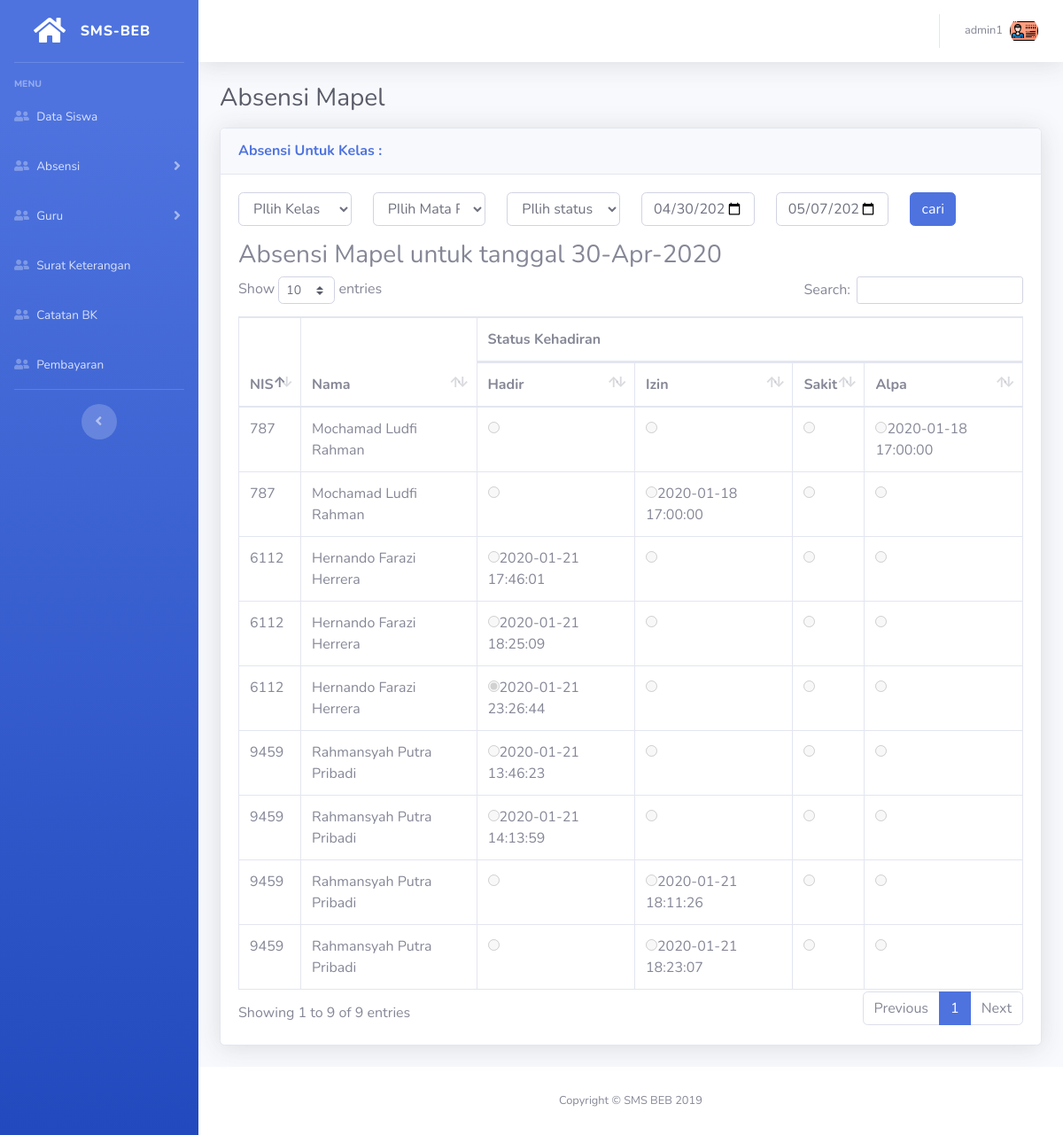
The page /SMSBEB-admin/absensi/_absen-mapel.php (signed in) on the database its author committed.
### tables this page shows
CREATE TABLE `tb_absen_pelajaran` (
  `id` int(6) NOT NULL,
  `nis` varchar(11) NOT NULL,
  `id_kelas` varchar(5) NOT NULL,
  `id_mapel` int(11) NOT NULL,
  `nip` int(11) NOT NULL,
  `jam` tinyint(2) NOT NULL,
  `status_absen` enum('Hadir','Izin','Sakit','Alpha') NOT NULL,
  `tanggal` timestamp NOT NULL DEFAULT current_timestamp()
);

CREATE TABLE `tb_siswa` (
  `nis` varchar(11) NOT NULL,
  `nama` varchar(30) NOT NULL,
  `email` varchar(50) NOT NULL,
  `password` varchar(50) NOT NULL,
  `jenis_kelamin` tinyint(1) NOT NULL,
  `id_kelas` varchar(5) NOT NULL,
  `alamat` varchar(100) NOT NULL,
  `tempat_lahir` varchar(50) NOT NULL,
  `tanggal_lahir` date NOT NULL,
  `no_hp` varchar(13) NOT NULL,
  `kode` enum('User') DEFAULT NULL,
  `foto` varchar(100) NOT NULL
);

### SMSBEB-admin/absensi/_absen-mapel.php (the view, shortened to what this page needs)
<?php
    include "../layout/theme.php";
    ?>
        <div class="container-fluid">
          <div class="d-sm-flex align-items-center justify-content-between mb-3">
            <span class="h3 mb-0 text-gray-800">Absensi Mapel</span>
          </div>
          <div class="card shadow mb-4">
            <div class="card-header py-3">
              <h6 class="m-0 font-weight-bold text-primary">
              Absensi Untuk Kelas : </h6>
            </div>
            <div class="card-body">
              <form action="" method="POST">
                <div class="row">
                  <div class="form-group col-md-2">
                    <select name="kelas" id="" class="form-control">
                    <option value="">PIlih Kelas</option>
                    </select>
                  </div>
                  <div class="form-group col-md-2">
                    <select name="mapel" id="" class="form-control">
                    <option value="">PIlih Mata Pelajaran</option>
                    </select>
                  </div>
                  <div class="form-group col-md-2">
                    <select name="status" id="" class="form-control">
                      <option value="">PIlih status</option>
                    </select>
                  </div>
                  <div class="form-group col-md-4">
                    <div class="row">
                        <div class="col-md-6">
                          <input type="date" name="start_date" value="<?= date("Y-m-d") ?>" placeholder="tanggal awal" class="form-control">
                        </div>
                        <div class="col-md-6">
                          <input type="date" name="end_date"  value="<?= date("Y-m-d", strtotime("+7days")) ?>" placeholder="tanggal akhir" class="form-control">
                        </div>
                    </div>
                  </div>
                  <div class="form-group col-md-1">
                        <input type="submit" name="cari" value="cari" class="btn btn-primary btn-block">
                  </div>
                </div>
              </form>
            <h3>Absensi Mapel untuk tanggal <?= date("d-M-Y") ?></h3>
            <table class="table table-bordered dataTable" id="dataTable">
                <thead>
                  <tr>
                      <th rowspan="2">NIS</th>
                      <th rowspan="2">Nama</th>
                      <th colspan="4">
                          Status Kehadiran
                      </th>
                  </tr>
                  <tr>
                      <th>Hadir</th>
                      <th>Izin</th>
                      <th>Sakit</th>
                      <th>Alpa</th>
                  </tr>
                </thead>
                <tbody>
                <?php
                $where = "";
                    $ql = mysqli_query($koneksi, "SELECT ts.nama, ts.nis, ta.tanggal,ta.status_absen FROM tb_absen_pelajaran ta JOIN tb_siswa ts on ta.nis=ts.nis $where");
                    while($data = mysqli_fetch_array($ql)){
                ?>
                <tr>
                    <td><?= $data["nis"] ?></td>
                    <td><?= $data["nama"] ?></td>
                    <td><input type="radio" name="status_hadir" value="hadir" <?= ($data['status_absen'] == 'Hadir' ? 'checked' : '') ?> disabled><?= ($data['status_absen'] == 'Hadir' ? $data['tanggal'] : '') ?></td>
                    <td><input type="radio" name="status_hadir" value="izin" <?= ($data['status_absen'] == 'Izin' ? 'checked' : '') ?> disabled><?= ($data['status_absen'] == 'Izin' ? $data['tanggal'] : '') ?></td>
                    <td><input type="radio" name="status_hadir" value="sakit" <?= ($data['status_absen'] == 'Sakit' ? 'checked' : '') ?> disabled><?= ($data['status_absen'] == 'Sakit' ? $data['tanggal'] : '') ?></td>
                    <td><input type="radio" name="status_hadir" value="alpa" <?= ($data['status_absen'] == 'Alpha' ? 'checked' : '') ?> disabled><?= ($data['status_absen'] == 'Alpha' ? $data['tanggal'] : '') ?></td>
                </tr>
                    <?php } ?>
                    </tbody>
            </table>
            </div>
          </div>
        </div>
        <?php include "../layout/footer.php" ?>

### rows shown on the page
tb_absen_pelajaran: tb_siswa.nis "787", tb_siswa.nama "Mochamad Ludfi Rahman", tanggal "2020-01-18 17:00:00"
tb_absen_pelajaran: tb_siswa.nis "787", tb_siswa.nama "Mochamad Ludfi Rahman", tanggal "2020-01-18 17:00:00"
tb_absen_pelajaran: tb_siswa.nis "9459", tb_siswa.nama "Rahmansyah Putra Pribadi", tanggal "2020-01-21 13:46:23"
tb_absen_pelajaran: tb_siswa.nis "9459", tb_siswa.nama "Rahmansyah Putra Pribadi", tanggal "2020-01-21 14:13:59"
tb_absen_pelajaran: tb_siswa.nis "6112", tb_siswa.nama "Hernando Farazi Herrera", tanggal "2020-01-21 17:46:01"
tb_absen_pelajaran: tb_siswa.nis "9459", tb_siswa.nama "Rahmansyah Putra Pribadi", tanggal "2020-01-21 18:11:26"
tb_absen_pelajaran: tb_siswa.nis "9459", tb_siswa.nama "Rahmansyah Putra Pribadi", tanggal "2020-01-21 18:23:07"
tb_absen_pelajaran: tb_siswa.nis "6112", tb_siswa.nama "Hernando Farazi Herrera", tanggal "2020-01-21 18:25:09"
tb_absen_pelajaran: tb_siswa.nis "6112", tb_siswa.nama "Hernando Farazi Herrera", status_absen "☑", tanggal "2020-01-21 23:26:44"

### other values the page prints
$_SESSION['username'] "admin1"
